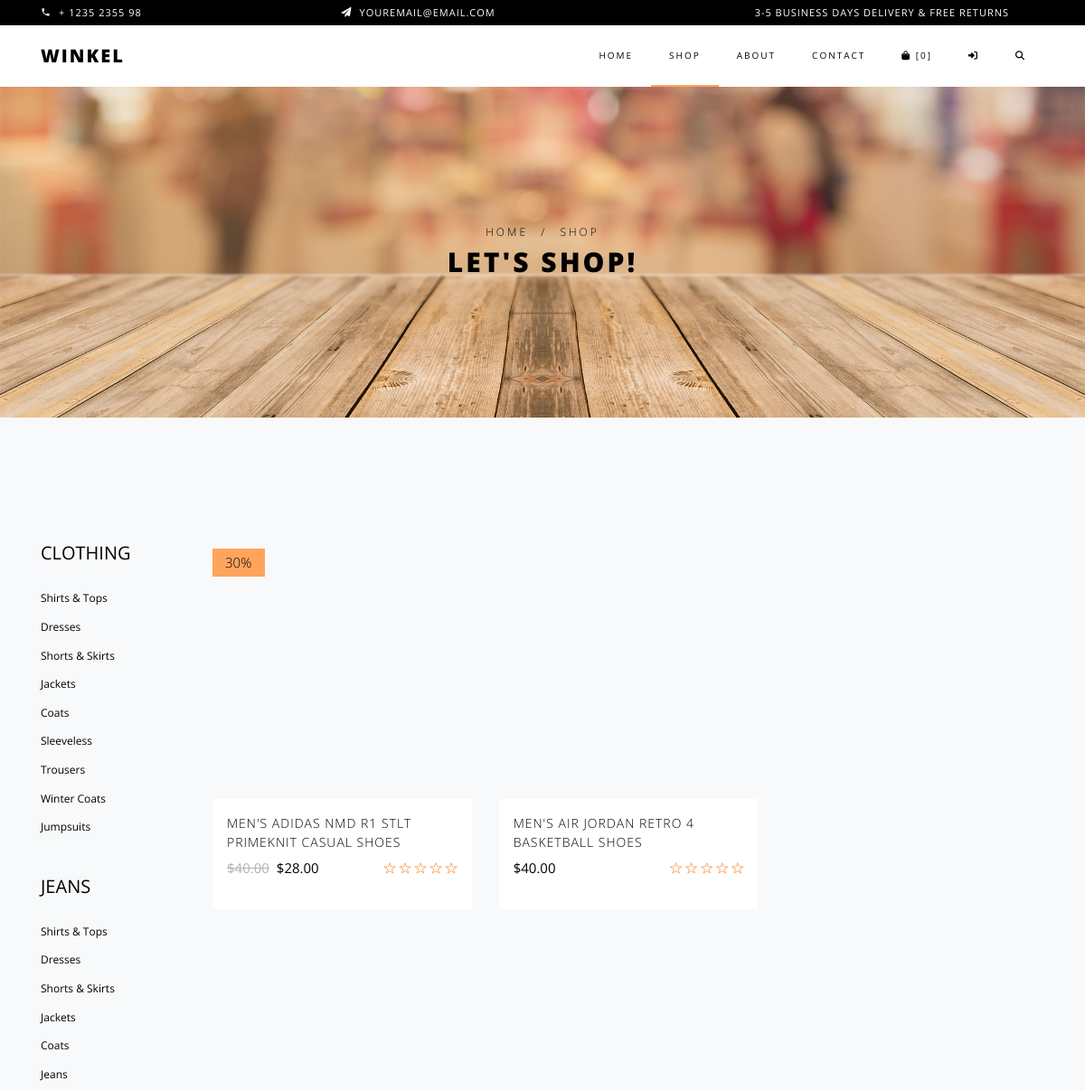
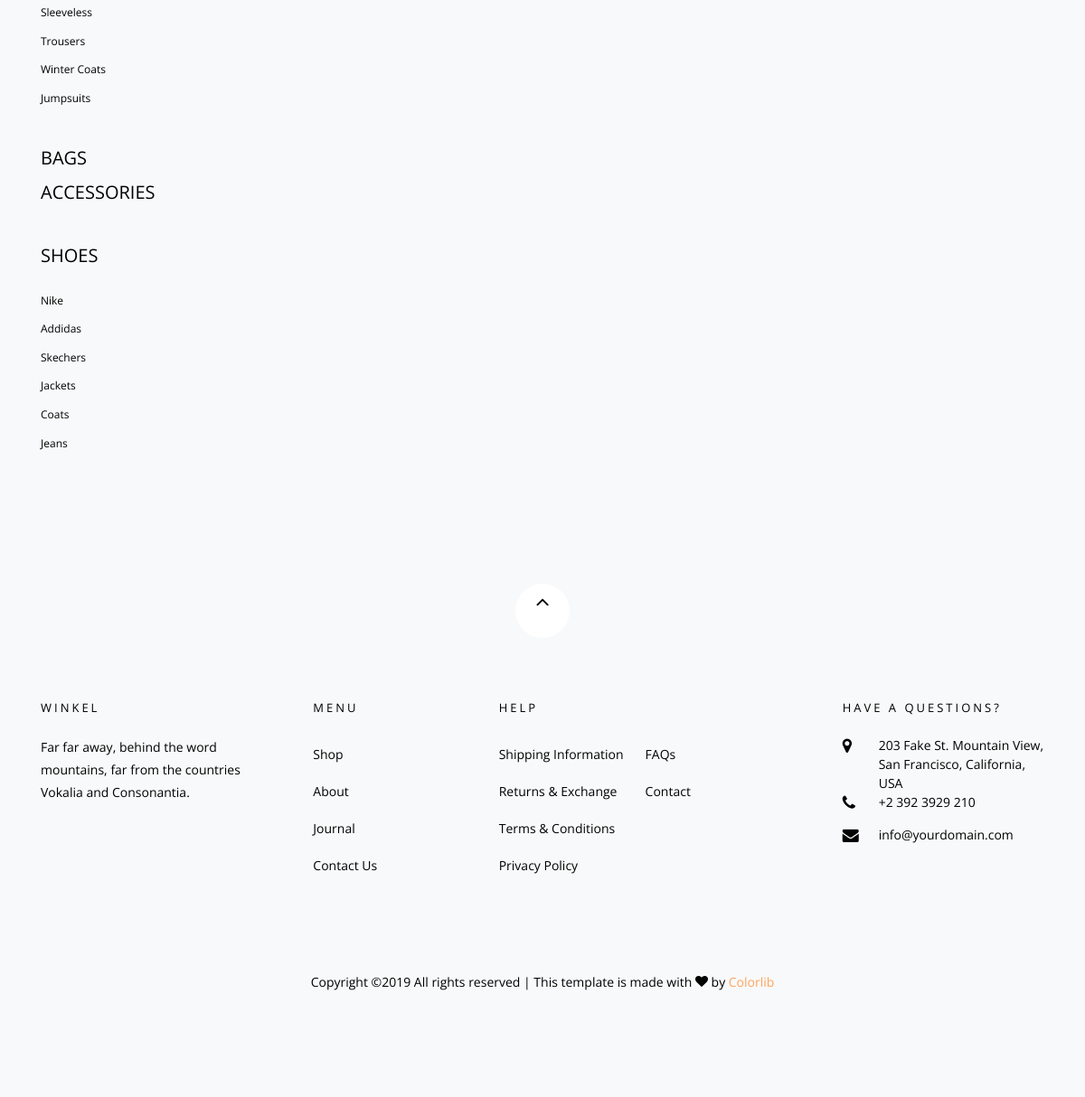
Screenshot of /products/ with the database file from the repository (2 pictures, top to bottom).
### carts/models.py (models this page shows, shortened)
class Cart(models.Model):
    user = models.ForeignKey(User, null=True, blank=True, on_delete=models.CASCADE,)
    items = models.ManyToManyField(CartItem, blank=True)
    timestamp = models.DateTimeField(auto_now_add=True)
    updated = models.DateTimeField(auto_now=True)
    objects = CartManager()
    def get_cart_count(self):
        cart_count = 0
        qs = self.items.all()
        for i in range(0, qs.count()):
            cart_count += qs[i].quantity
        return cart_count

### products/models.py (models this page shows, shortened)
class Product(models.Model):
    title = models.CharField(max_length=120)
    slug = models.SlugField(blank=True, unique=True)
    description = models.TextField()
    discount_percent = models.IntegerField(default=0)
    price = models.DecimalField(decimal_places=2, max_digits=20, default=40.00)
    featured = models.BooleanField(default=False)
    active = models.BooleanField(default=True)
    timestamp = models.DateTimeField(auto_now_add=True)
    type = models.ForeignKey(ProductType, on_delete=models.CASCADE, blank=True, null=True)
    brand = models.ForeignKey(ProductBrand, on_delete=models.CASCADE, blank=True, null=True)
    objects = ProductManager()
    def get_absolute_url(self):
        first_variant = self.get_first_variant()
        return reverse('products:detail', kwargs={'slug': first_variant.slug})
    @property
    def discount_price(self):
        return self.price - (self.discount_percent * self.price * decimal.Decimal(0.01))
    def get_variants(self):
        qs = self.productvariant_set.all()
        return qs
    def get_first_variant(self):
        qs = self.get_variants()[0]
        return qs
    def get_first_variant_img(self):
        qs = self.get_first_variant()
        img = qs.get_main_img()
        return img

### products/views.py (the view)
# urls.py: path('', ProductListView.as_view(), name='list'),
class ProductListView(ListView):
    model = Product
    paginate_by = 9
    template_name = 'products/list.html'
    def get_context_data(self, *args, **kwargs):
        context = super(ProductListView, self).get_context_data(*args, **kwargs)
        cart_obj, new_obj = Cart.objects.new_or_get(self.request)
        context['cart'] = cart_obj
        return context
    def get_queryset(self, *args, **kwargs):
        request = self.request
        return Product.objects.all().active()

### carts/models.py (called while the page is built)
    def new_or_get(self, request):
        cart_id = request.session.get('cart_id', None)
        qs = self.get_queryset().filter(id=cart_id)
        if qs.count() == 1:
            new_obj = False
            cart_obj = qs.first()
            if request.user.is_authenticated and cart_obj.user is None:
                cart_obj.user = request.user
                cart_obj.save()
        else:
            cart_obj = Cart.objects.new(user=request.user)
            new_obj = True
            request.session['cart_id'] = cart_obj.id
        return cart_obj, new_obj

    def new(self, user=None):
        user_obj = None
        if user is not None:
            if user.is_authenticated:
                user_obj = user
        return self.model.objects.create(user=user_obj)

### carts/templatetags/cart_template_tags.py (called while the page is built)
@register.filter
def cart_item_count(request):
    cart, new_cart = Cart.objects.new_or_get(request)
    return cart.get_cart_count()

### orders/models.py (called while the page is built)
def post_save_cart_total(sender, instance, created, *args, **kwargs):
    if not created:
        cart_obj = instance
        cart_total = cart_obj.total
        cart_id = cart_obj.id
        qs = Order.objects.filter(cart__id=cart_id)
        if qs.count() == 1:
            order_obj = qs.first()
            order_obj.update_total()

### products/models.py (called while the page is built)
    def active(self):
        return self.filter(active=True)

    def get_queryset(self):
        return ProductQuerySet(self.model, using=self._db)

    def all(self):
        return self.get_queryset().active()

    def get_queryset(self):
        return ProductVariantQuerySet(self.model, using=self._db)

    def get_imgs(self):
        qs = self.productimage_set.all()
        return qs

    def get_main_img(self):
        qs = self.get_imgs()[0]
        return qs

### products/templates/products/list.html (shortened to what this page needs)
{% extends "base.html" %}
{% load static %}
{% load compress %}
{% block content %}
    <section class="ftco-section bg-light">
      <div class="container">
        <div class="row">
          <div class="col-md-8 col-lg-10 order-md-last">
            <div class="row">
              {% for obj in object_list %}
                  {% include "products/snippets/card.html" with instance=obj %}
              {% endfor %}
            </div>
          </div>
          <div class="col-md-4 col-lg-2 sidebar">
            <div class="sidebar-box-2">
              <h2 class="heading mb-4"><a href="#">Clothing</a></h2>
              <ul>
                <li><a href="#">Shirts &amp; Tops</a></li>
                <li><a href="#">Dresses</a></li>
                <li><a href="#">Shorts &amp; Skirts</a></li>
                <li><a href="#">Jackets</a></li>
                <li><a href="#">Coats</a></li>
                <li><a href="#">Sleeveless</a></li>
                <li><a href="#">Trousers</a></li>
                <li><a href="#">Winter Coats</a></li>
                <li><a href="#">Jumpsuits</a></li>
              </ul>
            </div>
            <div class="sidebar-box-2">
              <h2 class="heading mb-4"><a href="#">Jeans</a></h2>
              <ul>
                <li><a href="#">Shirts &amp; Tops</a></li>
                <li><a href="#">Dresses</a></li>
                <li><a href="#">Shorts &amp; Skirts</a></li>
                <li><a href="#">Jackets</a></li>
                <li><a href="#">Coats</a></li>
                <li><a href="#">Jeans</a></li>
                <li><a href="#">Sleeveless</a></li>
                <li><a href="#">Trousers</a></li>
                <li><a href="#">Winter Coats</a></li>
                <li><a href="#">Jumpsuits</a></li>
              </ul>
            </div>
            <div class="sidebar-box-2">
              <h2 class="heading mb-2"><a href="#">Bags</a></h2>
              <h2 class="heading mb-2"><a href="#">Accessories</a></h2>
            </div>
            <div class="sidebar-box-2">
              <h2 class="heading mb-4"><a href="#">Shoes</a></h2>
              <ul>
                <li><a href="#">Nike</a></li>
                <li><a href="#">Addidas</a></li>
                <li><a href="#">Skechers</a></li>
                <li><a href="#">Jackets</a></li>
                <li><a href="#">Coats</a></li>
                <li><a href="#">Jeans</a></li>
              </ul>
            </div>
          </div>
        </div>
      </div>
    </section>
{% endblock %}

### templates/base/navbar.html (shortened to what this page needs)
{% load static %}
{% load compress %}
{% load cart_template_tags %}
{% url 'home' as home_url %}
{% url 'about' as about_url %}
{% url 'contact' as contact_url %}
{% url 'products:list' as product_list_url %}
{% url 'login' as login_url %}
{% url 'logout' as logout_url %}
{% url 'register' as register_url %}
{% url 'cart:home' as cart_url %}
{% url 'account:home' as account_url %}
<div class="py-1 bg-black">
  <div class="container">
    <div class="row no-gutters d-flex align-items-start align-items-center px-md-0">
      <div class="col-lg-12 d-block">
        <div class="row d-flex">
          <div class="col-md pr-4 d-flex topper align-items-center">
            <div class="icon mr-2 d-flex justify-content-center align-items-center"><span class="icon-phone2"></span></div>
            <span class="text">+ 1235 2355 98</span>
          </div>
          <div class="col-md pr-4 d-flex topper align-items-center">
            <div class="icon mr-2 d-flex justify-content-center align-items-center"><span class="icon-paper-plane"></span></div>
            <span class="text">youremail@email.com</span>
          </div>
          <div class="col-md-5 pr-4 d-flex topper align-items-center text-lg-right">
            <span class="text">3-5 Business days delivery &amp; Free Returns</span>
          </div>
        </div>
      </div>
    </div>
  </div>
</div>
<nav class="navbar navbar-expand-lg navbar-dark ftco_navbar bg-dark ftco-navbar-light" id="ftco-navbar">
  <div class="container">
    <a class="navbar-brand" href="{{ home_url }}">Winkel</a>
    <div class="collapse navbar-collapse" id="ftco-nav">
      <ul class="navbar-nav ml-auto">
        <li class="nav-item {% if request.path == home_url %}custom-active{% endif %}"><a href="{{ home_url }}" class="nav-link">Home</a></li>
        <li class="nav-item {% if request.path == product_list_url %}custom-active{% endif %}"><a href="{{ product_list_url }}" class="nav-link">Shop</a></li>
        <li class="nav-item {% if request.path == about_url %}custom-active{% endif %}"><a href="{{ about_url }}" class="nav-link">About</a></li>
        <li class="nav-item {% if request.path == contact_url %}custom-active{% endif %}"><a href="{{ contact_url }}" class="nav-link">Contact</a></li>
        <li class="nav-item {% if request.path == cart_url %}custom-active{% endif %}">
          <a href="{{ cart_url }}" class="nav-link">
            <span class="navbar-cart-count">
              <i class="fas fa-shopping-bag"></i> [{{ request|cart_item_count }}]
            </span>
          </a>
        </li>
        {% if request.user.is_authenticated %}
          <li class="nav-item dropdown">
            <a class="nav-link dropdown-toggle" href="#" id="dropdown05" data-toggle="dropdown" aria-haspopup="true" aria-expanded="false">
              <i class="fas fa-user"></i>
            </a>
            <div class="dropdown-menu" aria-labelledby="dropdown05">
              <a class="dropdown-item {% if request.path == account_url %}active{% endif %}" href="{{ account_url }}">Home</a>
              <a class="dropdown-item" href="#">Billing</a>
              <a class="dropdown-item" href='#'>History</a>
              <a class="dropdown-item" href='#'>Library</a>
              <div class="dropdown-divider"></div>
              <a class="dropdown-item" href="{{ logout_url }}">Logout</a>
            </div>
          </li>
        {% else %}
          <li class="nav-item {% if request.path == login_url %}custom-active{% endif %}"><a href="{{ login_url }}?next={{ request.path|urlencode }}" class="nav-link"><i class="fas fa-sign-in-alt"></i></a></li>
        {% endif %}
        <li class="nav-item"><a href="#collapseSearchForm" class="nav-link" data-toggle="collapse" aria-expanded="false" aria-controls="#collapseSearchForm"><i class="fas fa-search"></i></a></li>
      </ul>
    </div>
  </div>
</nav>

### products/templates/products/snippets/card.html (shortened to what this page needs)
<div class="col-sm-6 col-md-6 col-lg-4 ftco-animate">
	<div class="product">
		<a href="{{ instance.get_absolute_url }}" class="img-prod">
			{% if instance.discount_percent %}
				<span class="status">{{ instance.discount_percent }}%</span>
			{% endif %}
		</a>
		<div class="text py-3 px-3">
			<h3><a href="{{ instance.get_absolute_url }}">{{ instance.title }}</a></h3>
			<div class="d-flex">
				<div class="pricing">
					{% if instance.discount_percent %}
						<p class="price"><span class="mr-2 price-dc">${{ instance.price }}</span><span class="price-sale">${{ instance.discount_price|floatformat:2 }}</span></p>
					{% else %}
						<p class="price">${{ instance.price }}</p>
					{% endif %}
				</div>
				<div class="rating">
					<p class="text-right">
						<a href="#"><span class="ion-ios-star-outline"></span></a>
						<a href="#"><span class="ion-ios-star-outline"></span></a>
						<a href="#"><span class="ion-ios-star-outline"></span></a>
						<a href="#"><span class="ion-ios-star-outline"></span></a>
						<a href="#"><span class="ion-ios-star-outline"></span></a>
					</p>
				</div>
			</div>
		</div>
	</div>
</div>

### static/css/icomoon.css (style rules this page uses)
[class^="icon-"], [class*=" icon-"] { font-family: 'icomoon' !important; speak: none; font-style: normal; font-weight: normal; font-variant: normal; text-transform: none; line-height: 1; -webkit-font-smoothing: antialiased; -moz-osx-font-smoothing: grayscale; }
.icon-paper-plane:before { content: "\f1d8"; }
.icon-phone2:before { content: "\e0cd"; }

### static/css/custom.css (style rules this page uses)
.custom-active { border-bottom: 2px solid #FFA45C; }

### rows the page displays
Product: discount_percent "30", title "MEN'S ADIDAS NMD R1 STLT PRIMEKNIT CASUAL SHOES", price "40.00", discount_price "28.00"
Product: title "MEN'S AIR JORDAN RETRO 4 BASKETBALL SHOES", price "40.00"
